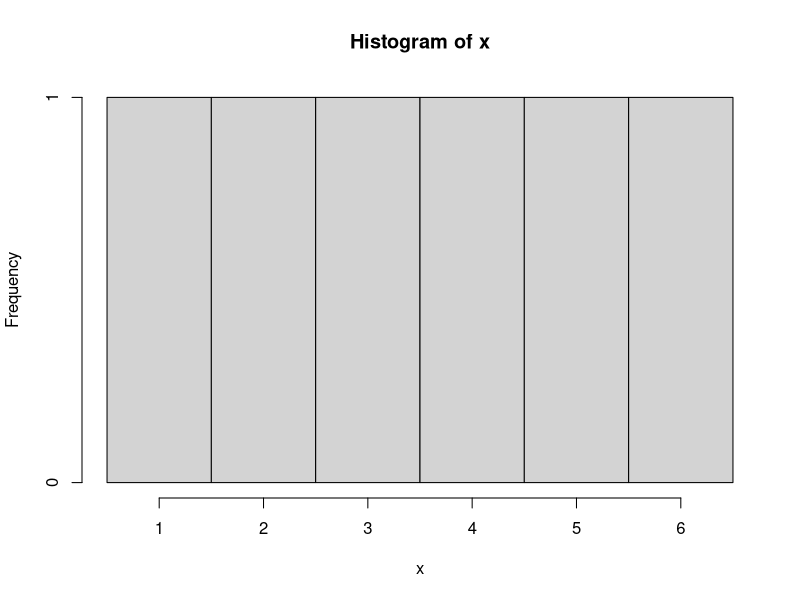
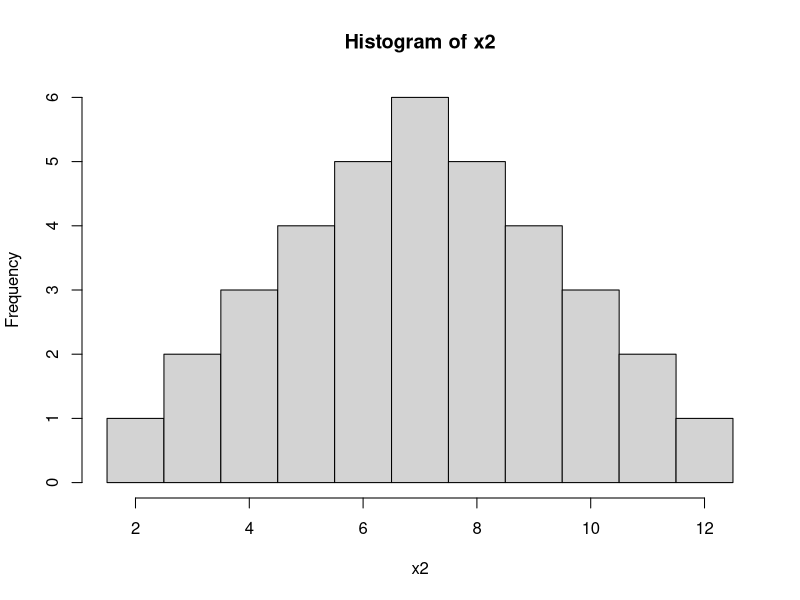
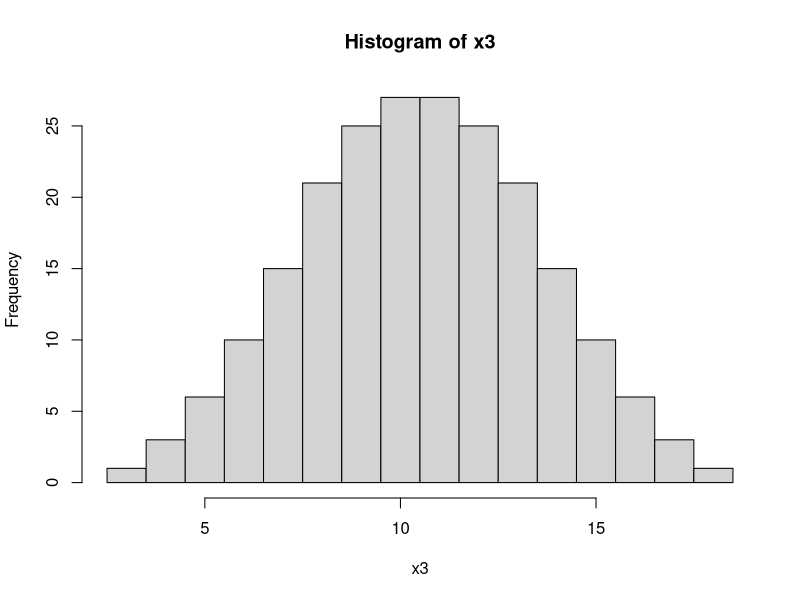
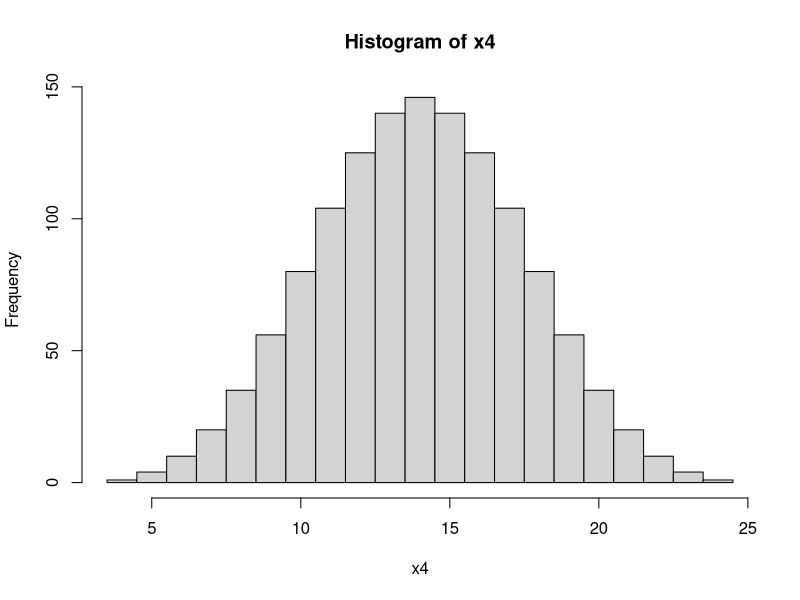

Write the R code that produced these figures, in order.

x = 1:6
hist(x,breaks = seq(min(x)-0.5,max(x)+0.5,1))


x2 = numeric()
for(i in x){
  x2 = c(x2,i+x)
}
hist(x2,breaks = seq(min(x2)-0.5,max(x2)+0.5,1))


x3 = numeric()
for(i in x){
  x3 = c(x3,i+x2)
}
hist(x3,breaks = seq(min(x3)-0.5,max(x3)+0.5,1))

x4 = numeric()
for(i in x){
  x4 = c(x4,i+x3)
}
hist(x4,breaks = seq(min(x4)-0.5,max(x4)+0.5,1))
